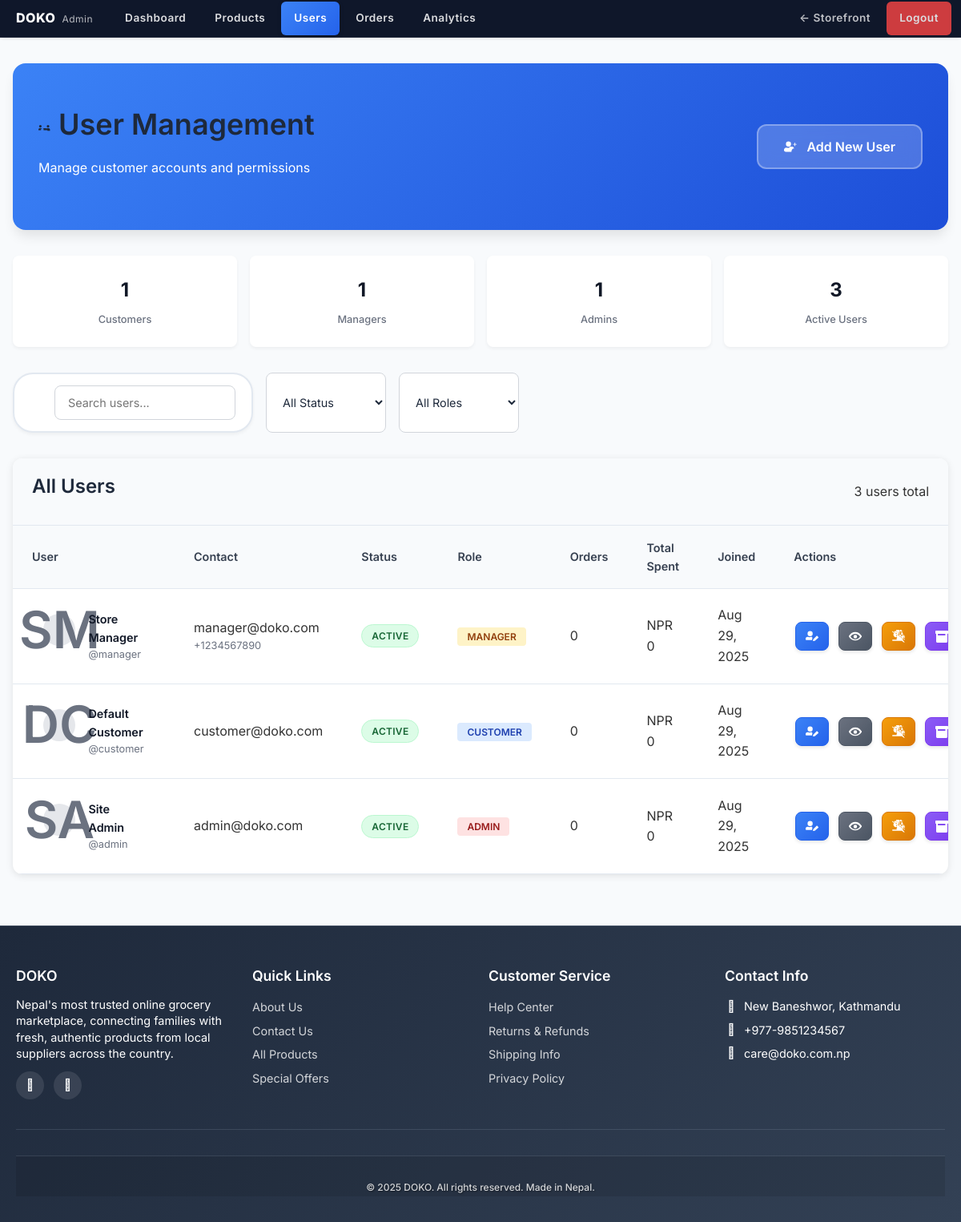
Screenshot of /public/admin/users/index.php (signed in) with the database file from the repository.
### tables this page shows
CREATE TABLE users (
    user_id INT PRIMARY KEY AUTO_INCREMENT,
    username VARCHAR(50) UNIQUE NOT NULL,
    email VARCHAR(100) UNIQUE NOT NULL,
    password VARCHAR(255) NOT NULL,
    first_name VARCHAR(50) NOT NULL,
    last_name VARCHAR(50) NOT NULL,
    phone VARCHAR(20),
    date_of_birth DATE,
    gender ENUM('male', 'female', 'other'),
    profile_image VARCHAR(255),
    google_id VARCHAR(50) UNIQUE NULL,
    role ENUM('customer', 'admin', 'manager', 'vendor') DEFAULT 'customer',
    status ENUM('active', 'inactive', 'suspended', 'pending') DEFAULT 'pending',
    email_verified BOOLEAN DEFAULT FALSE,
    phone_verified BOOLEAN DEFAULT FALSE,
    two_factor_enabled BOOLEAN DEFAULT FALSE,
    last_login TIMESTAMP NULL,
    login_attempts INT DEFAULT 0,
    locked_until TIMESTAMP NULL,
    created_at TIMESTAMP DEFAULT CURRENT_TIMESTAMP,
    updated_at TIMESTAMP DEFAULT CURRENT_TIMESTAMP ON UPDATE CURRENT_TIMESTAMP,
    
    INDEX idx_email (email),
    INDEX idx_username (username),
    INDEX idx_google_id (google_id),
    INDEX idx_status (status),
    INDEX idx_role (role)
);

### public/admin/users/index.php (the view, shortened to what this page needs)
<?php
try {
    $database = Database::getInstance();
    $db = $database->getConnection();
    $query = "
        SELECT
            u.*,
            COUNT(o.order_id) as total_orders,
            COALESCE(SUM(o.total_amount), 0) as total_spent,
            MAX(o.created_at) as last_order_date
        FROM users u
        LEFT JOIN orders o ON u.user_id = o.user_id
        GROUP BY u.user_id
        ORDER BY u.created_at DESC
    ";
    $stmt = $db->query($query);
    $users = $stmt->fetchAll(PDO::FETCH_ASSOC);
} catch (Exception $e) {
    $error = "Error loading users: " . $e->getMessage();
    $users = [];
}
$ADMIN_UI = true;
$additional_css = $additional_css ?? [];
$additional_css[] = '/css/admin.css';
include '../../../template/header.php';
include '../../../template/admin-nav.php';
?>
<link rel="stylesheet" href="../css/style.css">
<div class="users-container">
    <div class="users-header">
        <div>
            <h1><i class="fas fa-users"></i> User Management</h1>
            <p>Manage customer accounts and permissions</p>
        </div>
        <button class="btn-add-user" onclick="openAddUserModal()">
            <i class="fas fa-user-plus"></i> Add New User
        </button>
    </div>
    <div class="stats-summary">
        <div class="stat-item">
            <div class="stat-number"><?php echo count(array_filter($users, fn($u) => $u['role'] === 'customer')); ?></div>
            <div class="stat-label">Customers</div>
        </div>
        <div class="stat-item">
            <div class="stat-number"><?php echo count(array_filter($users, fn($u) => $u['role'] === 'manager')); ?></div>
            <div class="stat-label">Managers</div>
        </div>
        <div class="stat-item">
            <div class="stat-number"><?php echo count(array_filter($users, fn($u) => $u['role'] === 'admin')); ?></div>
            <div class="stat-label">Admins</div>
        </div>
        <div class="stat-item">
            <div class="stat-number"><?php echo count(array_filter($users, fn($u) => $u['status'] === 'active')); ?></div>
            <div class="stat-label">Active Users</div>
        </div>
    </div>
    <div class="users-actions">
        <div class="search-box">
            <input type="text" id="searchInput" placeholder="Search users..." autocomplete="off" onkeyup="filterUsers()">
        </div>
        <select class="filter-select" id="statusFilter" autocomplete="off" onchange="filterUsers()">
            <option value="">All Status</option>
        </select>
        <select class="filter-select" id="roleFilter" autocomplete="off" onchange="filterUsers()">
            <option value="">All Roles</option>
        </select>
    </div>
    <div class="users-table">
        <div class="table-header">
            <h3>All Users</h3>
            <span><?php echo count($users); ?> users total</span>
        </div>
        <div class="table-wrapper">
            <table id="usersTable">
                <thead>
                    <tr>
                        <th>User</th>
                        <th>Contact</th>
                        <th>Status</th>
                        <th>Role</th>
                        <th>Orders</th>
                        <th>Total Spent</th>
                        <th>Joined</th>
                        <th>Actions</th>
                    </tr>
                </thead>
                <tbody>
                    <?php if (!empty($users)): ?>
                        <?php foreach ($users as $user): ?>
                            <tr data-status="<?php echo $user['status']; ?>" data-role="<?php echo $user['role']; ?>">
                                <td>
                                    <div class="user-info">
                                        <div class="user-avatar">
                                            <?php echo strtoupper(substr($user['first_name'], 0, 1) . substr($user['last_name'], 0, 1)); ?>
                                        </div>
                                        <div class="user-details">
                                            <h4><?php echo htmlspecialchars($user['first_name'] . ' ' . $user['last_name']); ?></h4>
                                            <p>@<?php echo htmlspecialchars($user['username']); ?></p>
                                        </div>
                                    </div>
                                </td>
                                <td>
                                    <div>
                                        <div><?php echo htmlspecialchars($user['email']); ?></div>
                                        <?php if ($user['phone']): ?>
                                            <div style="font-size: 0.8rem; color: #6b7280;"><?php echo htmlspecialchars($user['phone']); ?></div>
                                        <?php endif; ?>
                                    </div>
                                </td>
                                <td>
                                    <span class="status-badge status-<?php echo $user['status']; ?>">
                                        <?php echo $user['status']; ?>
                                    </span>
                                </td>
                                <td>
                                    <span class="role-badge role-<?php echo $user['role']; ?>">
                                        <?php echo $user['role']; ?>
                                    </span>
                                </td>
                                <td><?php echo $user['total_orders']; ?></td>
                                <td>NPR <?php echo number_format($user['total_spent'], 0); ?></td>
                                <td><?php echo date('M d, Y', strtotime($user['created_at'])); ?></td>
                                <td>
                                    <div class="action-buttons">
                                        <button class="btn-action btn-edit" onclick="editUser(<?php echo $user['user_id']; ?>)" title="Edit User Profile">
                                        </button>
                                        <button class="btn-action btn-view" onclick="viewUser(<?php echo $user['user_id']; ?>)" title="View User Details">
                                        </button>
                                        <?php if ($user['status'] === 'active'): ?>
                                            <button class="btn-action btn-suspend" onclick="changeUserStatus(<?php echo $user['user_id']; ?>, 'suspended')" title="Suspend User Account">
                                            </button>
                                        <?php else: ?>
                                            <button class="btn-action btn-activate" onclick="changeUserStatus(<?php echo $user['user_id']; ?>, 'active')" title="Activate User Account">
                                                <i class="fas fa-user-check"></i>
                                            </button>
                                        <?php endif; ?>
                                        <button class="btn-action btn-archive" onclick="archiveUser(<?php echo $user['user_id']; ?>, '<?php echo htmlspecialchars($user['first_name'] . ' ' . $user['last_name']); ?>')" title="Archive User Account">
                                        </button>
                                    </div>
                                </td>
                            </tr>
                        <?php endforeach; ?>
                    <?php endif; ?>
                </tbody>
            </table>
        </div>
    </div>
</div>
<?php include '../../../template/footer.php'; ?>

### template/header.php (shortened to what this page needs)
<!DOCTYPE html>
<html lang="en">
<head>
    <?php
    $current_dir = dirname($_SERVER['SCRIPT_NAME']);
    $css_path = 'css/';
    if (strpos($current_dir, '/api') !== false) {
        $css_path = '../css/';
        $js_path = '../js/';
        $images_path = '../images/';
    } elseif (strpos($current_dir, '/admin') !== false) {
        $css_path = '../../css/';
    } elseif (strpos($current_dir, '/manager') !== false) {
        $css_path = '../../css/';
        $js_path = '../../js/';
        $images_path = '../../images/';
    }
    ?>
    <link rel="stylesheet" href="<?php echo $css_path; ?>style.css">
    <link rel="stylesheet" href="https://cdnjs.cloudflare.com/ajax/libs/font-awesome/6.0.0/css/all.min.css">
    <?php if (!empty($ADMIN_UI)):  ?>
    <link rel="stylesheet" href="https://cdn.jsdelivr.net/npm/bootstrap-icons@1.11.3/font/bootstrap-icons.css">
    <?php endif; ?>
    <?php if (isset($additional_css)): ?>
        <?php foreach ($additional_css as $css): ?>
            <link rel="stylesheet" href="<?php echo $css; ?>">
        <?php endforeach; ?>
    <?php endif; ?>
</head>
<body<?php echo !empty($ADMIN_UI) ? ' class="admin-context"' : ''; ?>>

### template/admin-nav.php (shortened to what this page needs)
<?php
$script = $_SERVER['SCRIPT_NAME'] ?? '';
function doko_admin_active(string $section, string $script): string {
    return (strpos($script, "/admin/$section/") !== false) ? 'active' : '';
}
?>
<nav class="admin-subnav">
    <div class="container">
        <div class="admin-brand"><a href="/admin/dashboard/" class="admin-logo-link">DOKO <span>Admin</span></a></div>
        <ul class="admin-subnav-list">
            <li><a class="<?php echo doko_admin_active('dashboard', $script); ?>" href="/admin/dashboard/">Dashboard</a></li>
            <li><a class="<?php echo doko_admin_active('products', $script); ?>" href="/admin/products/">Products <span id="admin-products-count" class="badge-pill" style="display:none;">0</span></a></li>
            <li><a class="<?php echo doko_admin_active('users', $script); ?>" href="/admin/users/">Users</a></li>
            <li><a class="<?php echo doko_admin_active('orders', $script); ?>" href="/admin/orders/">Orders</a></li>
            <li><a class="<?php echo strpos($script, '/admin/analytics.php') !== false ? 'active' : ''; ?>" href="/admin/analytics.php">Analytics</a></li>
            <li class="admin-subnav-right"><a href="/" class="return-site">← Storefront</a></li>
            <li class="admin-subnav-right"><a href="/logout.php" class="logout-link" onclick="return confirm('Logout from admin?');">Logout</a></li>
        </ul>
    </div>
</nav>

### template/footer.php (shortened to what this page needs)
<?php
$footer_class = 'footer';
?>
    <footer class="<?php echo $footer_class; ?>">
        <div class="container">
            <div class="footer-content">
                <div class="footer-section">
                    <h3>DOKO</h3>
                    <p>Nepal's most trusted online grocery marketplace, connecting families with fresh, authentic products from local suppliers across the country.</p>
                    <div class="social-links">
                        <a href="https://facebook.com/doko" class="social-link" target="_blank">
                            <i class="fab fa-facebook-f"></i>
                        </a>
                        <a href="https://instagram.com/doko" class="social-link" target="_blank">
                            <i class="fab fa-instagram"></i>
                        </a>
                    </div>
                </div>
                <div class="footer-section">
                    <h3>Quick Links</h3>
                    <ul class="footer-links">
                        <li><a href="about.php">About Us</a></li>
                        <li><a href="contact.php">Contact Us</a></li>
                        <li><a href="products.php">All Products</a></li>
                        <li><a href="offers.php">Special Offers</a></li>
                    </ul>
                </div>
                <div class="footer-section">
                    <h3>Customer Service</h3>
                    <ul class="footer-links">
                        <li><a href="help.php">Help Center</a></li>
                        <li><a href="returns.php">Returns & Refunds</a></li>
                        <li><a href="shipping.php">Shipping Info</a></li>
                        <li><a href="privacy.php">Privacy Policy</a></li>
                    </ul>
                </div>
                <div class="footer-section">
                    <h3>Contact Info</h3>
                    <div class="contact-item">
                        <i class="fas fa-map-marker-alt"></i>
                        <span>New Baneshwor, Kathmandu</span>
                    </div>
                    <div class="contact-item">
                        <i class="fas fa-phone"></i>
                        <span>+977-9851234567</span>
                    </div>
                    <div class="contact-item">
                        <i class="fas fa-envelope"></i>
                        <span>care@doko.com.np</span>
                    </div>
                </div>
            </div>
            <div class="footer-bottom">
                <p>&copy; <?php echo date('Y'); ?> DOKO. All rights reserved. <span style="opacity:.8">Made in Nepal.</span></p>
            </div>
        </div>
    </footer>
</body>
</html>

### public/css/admin.css (style rules this page uses)
.admin-subnav { background:#0f172a; border-bottom:1px solid rgba(255,255,255,0.08); box-shadow:0 2px 4px -2px rgba(0,0,0,.2); }
.admin-subnav .container { max-width:1200px; margin:0 auto; padding:0 .75rem; display:flex; align-items:center; }
.admin-brand { font-weight:800; font-size:1rem; margin-right:1rem; letter-spacing:.5px; }
.admin-logo-link { color:#fff; text-decoration:none; display:inline-block; padding:.65rem .5rem; }
.admin-logo-link span { font-weight:400; opacity:.7; font-size:.75rem; margin-left:.25rem; }
.admin-subnav-list { list-style:none; margin:0; padding:0; display:flex; align-items:center; gap:.25rem; flex-wrap:wrap; flex:1; }
.admin-subnav-list li { margin:0; padding:0; }
.admin-subnav-list a { display:block; padding:.65rem 1rem; color:rgba(255,255,255,.85); text-decoration:none; font-size:.85rem; font-weight:600; letter-spacing:.5px; border-radius:6px; position:relative; transition:background .18s, color .18s; }
.admin-subnav-list a.active { background:linear-gradient(135deg,#3b82f6,#2563eb); color:#fff; box-shadow:0 2px 6px -2px rgba(0,0,0,.35); }
.admin-subnav-right a { opacity:.85; }
.admin-subnav-right a.logout-link { background:#ef4444; color:#fff !important; font-weight:600; }
body.admin-context { padding-top:0 !important; }

### rows the page displays
users: first_name+last_name "SM", first_name+last_name "Store Manager", username "manager", email "manager@doko.com", phone "+1234567890", status "ACTIVE", role "MANAGER", total_orders "0", total_spent "0", created_at "Aug 29, 2025"
users: first_name+last_name "DC", first_name+last_name "Default Customer", username "customer", email "customer@doko.com", status "ACTIVE", role "CUSTOMER", total_orders "0", total_spent "0", created_at "Aug 29, 2025"
users: first_name+last_name "SA", first_name+last_name "Site Admin", username "admin", email "admin@doko.com", status "ACTIVE", role "ADMIN", total_orders "0", total_spent "0", created_at "Aug 29, 2025"

### other values shown
count(array_filter($users, fn($u) => $u['role'] === 'customer')) "1"
count(array_filter($users, fn($u) => $u['role'] === 'manager')) "1"
count(array_filter($users, fn($u) => $u['role'] === 'admin')) "1"
count(array_filter($users, fn($u) => $u['status'] === 'active')) "3"
count($users) "3"
